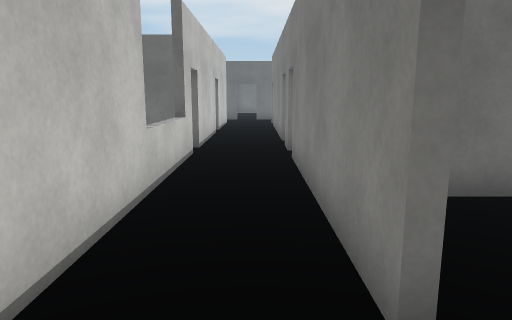
View 1 (above)

24 first-person views from a walk through a 3-D level made in the Unity game engine. The camera is 1.5 m above the floor, tilts 10° down and sees 70° across. The floor is counted in squares, 1 m on a side. Each view is taken from the middle of a square. On the plan, view 1 faces up. The plan holds only what a view shows up to about 16 squares ahead; the rest is blank. The place goes on beyond the plan. Surface patterns are stand-ins for the level's own textures.

View 2
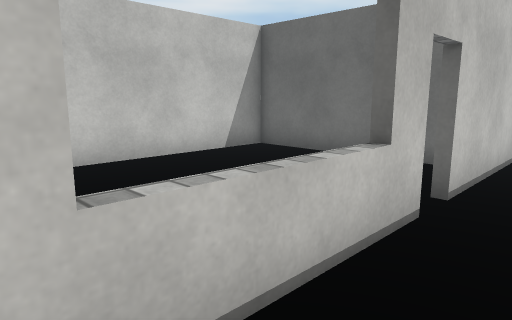

View 3
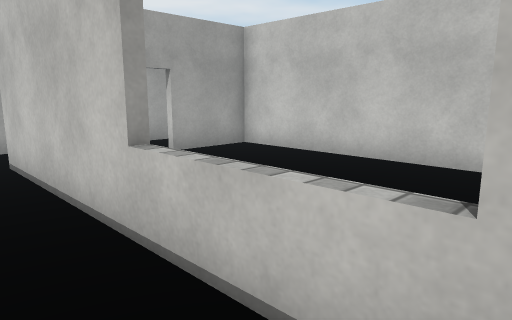

View 4
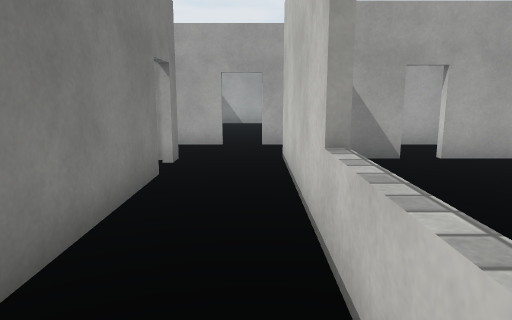

View 5
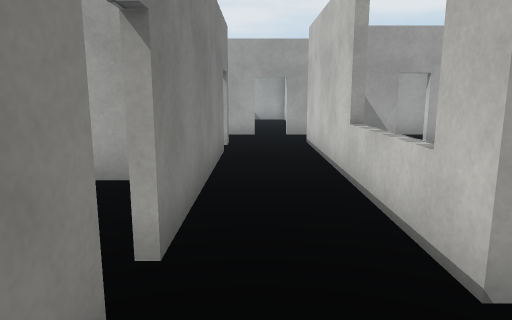

View 6
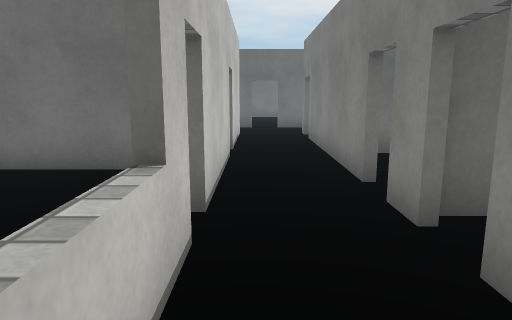

View 7
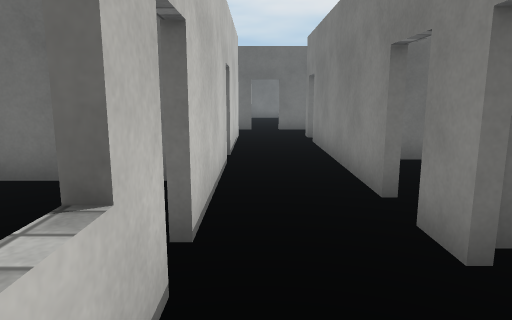

View 8
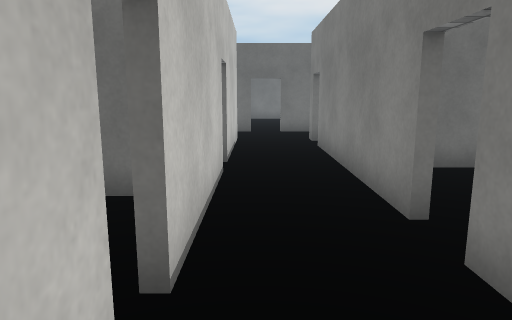

View 9
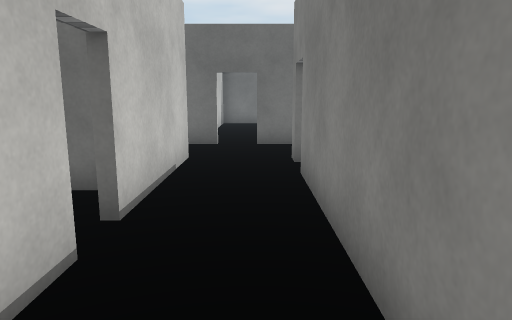

View 10
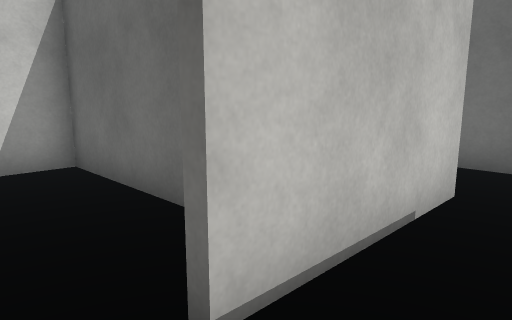

View 11
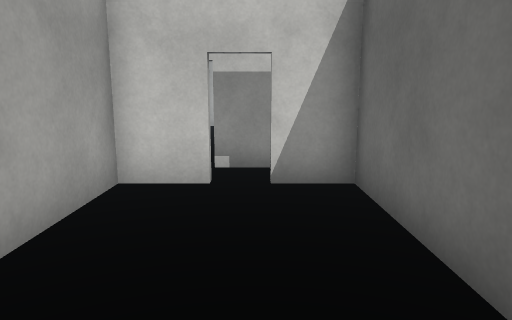

View 12
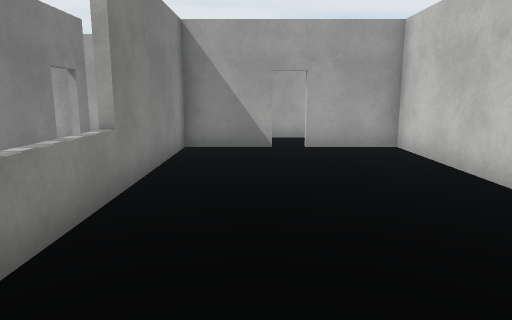

View 13
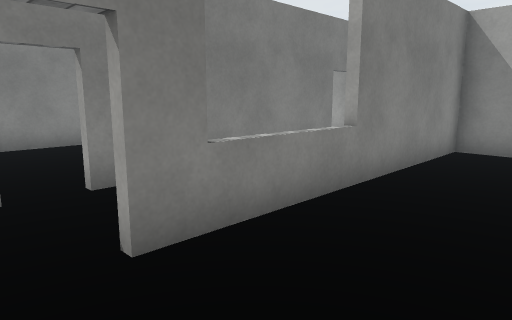

View 14
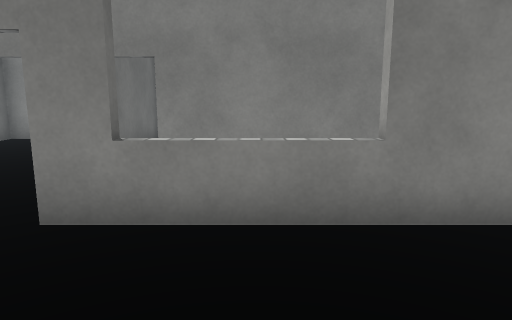

View 15
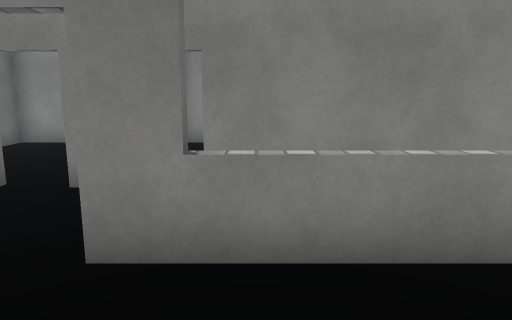

View 16
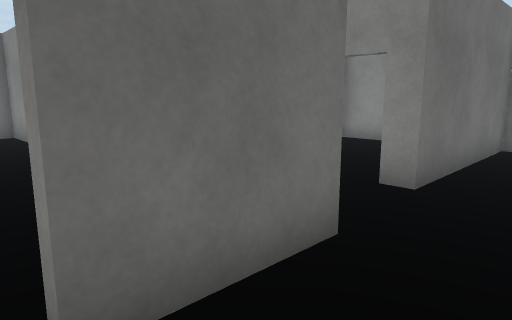

View 17
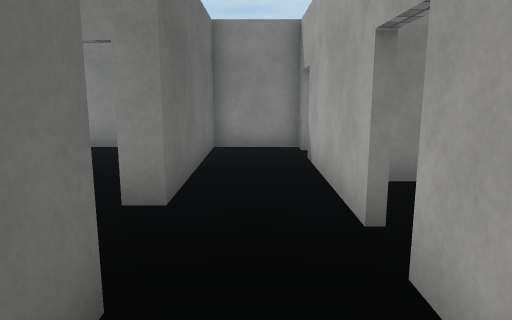

View 18
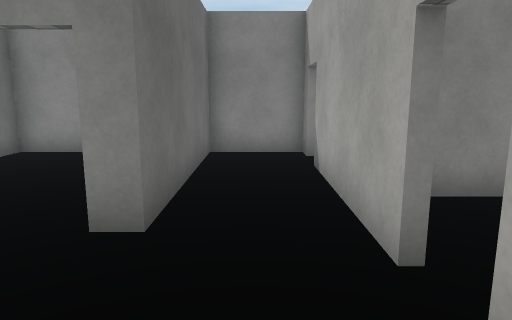

View 19
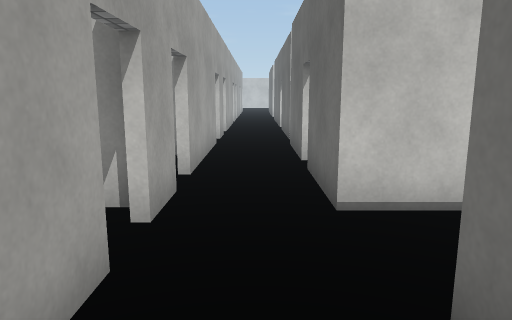

View 20
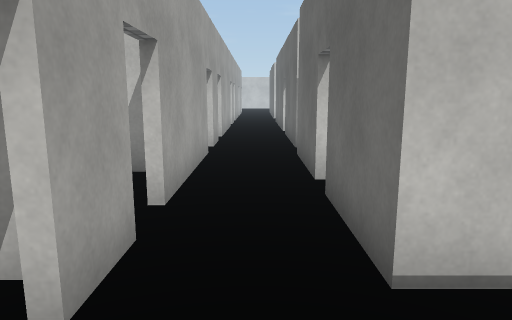

View 21
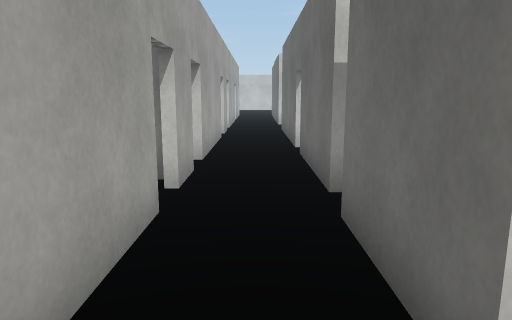

View 22
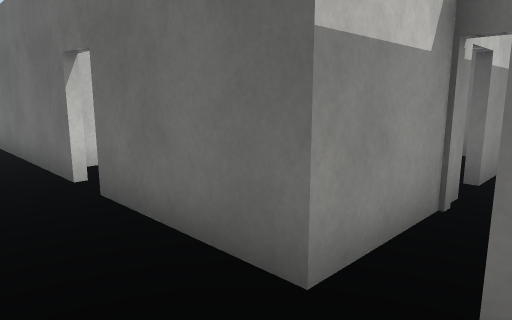

View 23
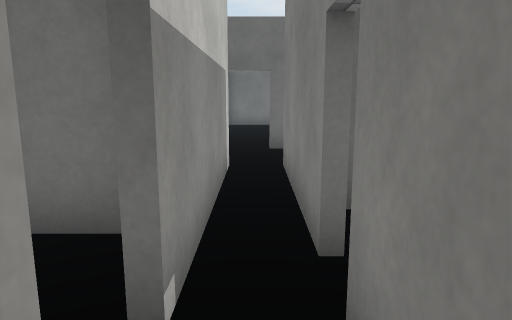

View 24
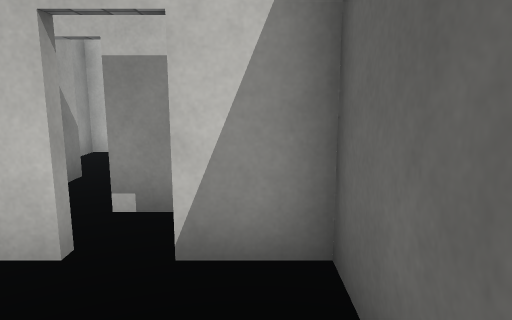

### Floor plan
Points are (right, up) in squares from view 1. A wall is a line through its corners. A room is listed if a view was taken in it or the views show most of it. See-through windows are left out.
Room 1 (views 1, 2, 3, 4, 6, 7, 8, 12, 13, 14, 15)
walls: (-1.7, 9.6) (-1.7, 0.1); (-4.5, 0.3) (-1.9, 0.3) (-1.9, 9.6); (-1.9, 11.5) (-1.9, 13.4) (-8.2, 13.4) (-8.2, 0.3) (-5.4, 0.3); (-1.7, 11.5) (-1.7, 10.5); (0.9, 2) (0.9, 8.9); (0.9, 10) (0.9, 11.1); (0.9, 0.2) (0.9, 0.9); (-2.8, -2.3) (-1.1, -2.3)
ways out: opening at (-0.5, 11) to room 2; opening at (-5, 0) to room 4; opening at (-2, -1) to room 5; opening at (0, -1) to room 6; gap at (1, 2) to room 8; gap at (1, 9)
Room 2 (views 5, 9, 10)
walls: (-1.7, 15.2) (-1.7, 11.5); (0.9, 12.2) (0.9, 19.1); (-1.7, 21) (-1.7, 16.2)
ways out: opening at (-0.5, 11) to room 1; opening at (-2, 16) to room 3; opening at (1, 12) to room 7; opening at (-0.5, 21); opening at (1, 20)
Room 3 (views 11, 24)
walls: (-2.5, 17.7) (-8.2, 17.7) (-8.2, 16.2); (-8.2, 15.2) (-8.2, 13.6) (-5.2, 13.6)
ways out: opening at (-2, 16) to room 2; opening at (-8, 16) to room 4
Room 4 (views 16, 17, 21, 22, 23)
walls: (-9.6, 6.1) (-9.6, 4.9); (-9.6, 3.9) (-9.6, 0.1); (-5.4, 0.1) (-8.5, 0.1); (-8.4, 13.8) (-8.4, 15.2); (-3.6, 0.1) (-4.5, 0.1); (-8.6, -2.3) (-3.9, -2.3); (-8.4, 16.2) (-8.4, 20.9); (-9.6, 20.9) (-9.6, 15.1)
ways out: opening at (-5, 0) to room 1; opening at (-8, 16) to room 3; opening at (-4, -1.5) to room 5; opening at (-10.5, -1.5) to room 10; opening at (-9, 21); gap at (-10, 5); gap at (-10, 15)
Room 5 (view 18)
walls: (-1.7, 0.1) (-3.6, 0.1)
ways out: opening at (-2, -1) to room 1; opening at (-4, -1.5) to room 4
Room 6 (views 19, 20)
walls: (0, -2.3) (4.9, -2.3); (6, -2.3) (6.7, -2.3) (6.7, 0.2) (0.9, 0.2)
ways out: opening at (0, -1) to room 1
Room 7 (no view inside)
walls: (3.8, 15.6) (2.1, 15.6); (6.7, 14.1) (6.7, 15.6) (5.8, 15.6)
ways out: opening at (1, 12) to room 2
Room 8 (no view inside)
walls: (3.9, 5.3) (2.9, 5.3); (6.7, 3) (6.7, 5.3) (5.9, 5.3); (1.1, 0.5) (2, 0.5)
ways out: gap at (1, 2) to room 1
Room 9 (no view inside)
walls: (-14.6, 0.1) (-15.5, 0.1); (-12.6, 0.1) (-13.6, 0.1); (-15.5, -2.3) (-12.5, -2.3)
ways out: opening at (-13, -1.5) to room 10; opening at (-14.5, 0)
Room 10 (no view inside)
walls: (-11.4, -2.3) (-9.8, -2.3); (-9.6, 0.1) (-12.6, 0.1)
ways out: opening at (-10.5, -1.5) to room 4; opening at (-13, -1.5) to room 9

Where each view was taken, in squares from view 1:
view 1: 0 up, 0 right, facing up
view 2: 5 up, 0 right, facing up-left
view 3: 9 up, 0 right, facing down-left
view 4: 9 up, 1 left, facing down
view 5: 12 up, 0 right, facing down
view 6: 6 up, 1 left, facing up
view 7: 7 up, 1 left, facing up
view 8: 8 up, 1 left, facing up
view 9: 12 up, 0 right, facing up
view 10: 15 up, 0 right, facing up-left
view 11: 16 up, 2 left, facing left
view 12: 11 up, 4 left, facing down
view 13: 11 up, 5 left, facing down-right
view 14: 7 up, 6 left, facing right
view 15: 8 up, 5 left, facing right
view 16: 2 down, 5 left, facing up-right
view 17: 1 down, 4 left, facing right
view 18: 1 down, 3 left, facing right
view 19: 1 down, 3 right, facing left
view 20: 1 down, 1 right, facing left
view 21: 1 down, 4 left, facing left
view 22: 2 down, 8 left, facing up-left
view 23: 13 up, 9 left, facing up
view 24: 17 up, 5 left, facing left
